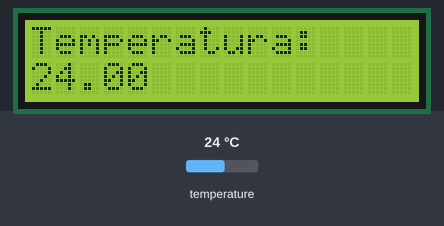
The sketch below on a simulated ESP32. Parts: 16×2 character LCD. The inputs (shaded band) are chosen by the test bench; at power-on: temperature 24 °C. WiFi joins after 1.5 s; servers stay silent unless stated; uploads are accepted with an empty reply; what the sketch prints to the serial monitor is not drawn.

Above: at 3.2 s.
3.3 s: temperature set to 12 °C
At 4.8 s:
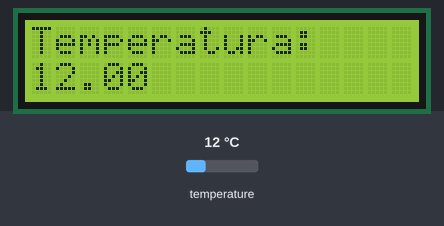
5.3 s: temperature set to 19 °C
At 6.1 s:
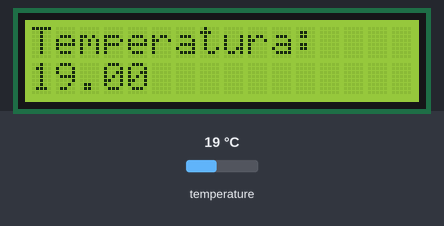
7.2 s: temperature set to 28 °C
At 8.7 s:
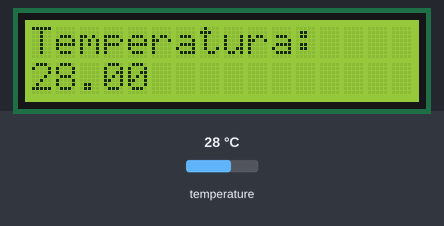
Timing chart, 0 to 10.2 s (numbered marks = the images above; inputs shaded):
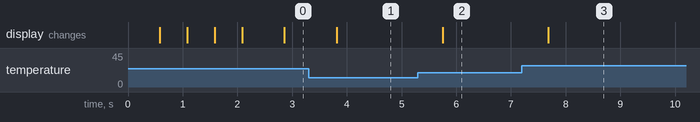

The sketch:

ThermoD.ino
```cpp
/*importar bibliotecas*/
#include <LiquidCrystal.h>
#include <OneWire.h>
#include <DallasTemperature.h>
#include <WiFi.h>
#include <HTTPClient.h>
#include <Arduino_JSON.h>

#define dados 32

String resposta, httpResponseCode;

int interval = 5000;
int lastMillis = 0;

//definir os pinos para o LCD e o pino "dadps"para temperature
const int RS=13,E=12,D0=14,D1=27,D2=26,D3=25,D4=33,D5=0,D6=4,D7=15;
LiquidCrystal lcd(RS, E, D0, D1, D2, D3, D4, D5, D6, D7);

OneWire oneWire(dados);  //Protocolo OneWire
DallasTemperature sensors(&oneWire); //encaminha referências OneWire para o sensor
DeviceAddress tempDeviceAddress; //usamos esta variavel para guardar o endereço do dispositivo encontrado

const char* ssid = "/*nome da net local /SSID*/";
const char* password = "/*pass da net local*/";

//Network Configurations
  IPAddress staticIP(192, 168, 30, 4);
  IPAddress gateway(192, 168, 30, 1);
  IPAddress subnet(255, 255, 255, 0);

void setup() {
  //iniciar o serial monitor em 9600
  Serial.begin(9600);
  pinMode(dados, OUTPUT);
  //definir a quantia de linhas e culunas
  lcd.begin(16, 2);//16x2
  sensors.begin(); /*inicia biblioteca*/
/*Divisão */
  WiFi.config(staticIP,gateway,subnet);
  WiFi.begin(ssid, password);/*criar um corpo chamado wifi*/
  Serial.println("Connecting");/*printa no serial monitor que está conectado*/
  lcd.print("Connecting");
  while(WiFi.status() != WL_CONNECTED) {
    delay(500);
    Serial.print(".");
    lcd.print(".");
  }
  Serial.println("");
  lcd.clear();
  Serial.print("Connected to WiFi network with IP Address: ");
  lcd.print("IP:");
  Serial.println(WiFi.localIP());/*printa no serial monitor o IP local*/
  lcd.print(WiFi.localIP());
  delay(500);
/*Divisão */
  lcd.clear();
  pinMode(dados, OUTPUT);
  String initialText = String("Temperatura:");
  lcd.print(initialText);/*printa a sting no lcd*/}

String STemp(){
  //o sensors.requestTemperatures() serve para o requerimento de temperatura de todos os dispositivos ligados
  sensors.requestTemperatures(); // Envia o comando para leitura da temperatura
  String txt = String(sensors.getTempCByIndex(0))/*endereço do sensor*/;
  Serial.println(txt);
  lcd.setCursor(0,1);
  lcd.print(txt);
  return txt;}

void Request(String temp) {
  String URL = "Your_Website_goes_here";
  //if((millis()-lastMillis)==interval){
    if(WiFi.status()== WL_CONNECTED){
        HTTPClient http;
        http.begin(URL.c_str());
        http.addHeader("Content-Type", "application/x-www-form-urlencoded");//define que vou mandar ficheiros json
        String data = "temp="+temp+"sensor="+"1";
        Serial.println(data);
        //resposta = data;
        int httpResponseCode = http.POST(data);
        if (httpResponseCode>0) {
          String payload = http.getString();
          Serial.println(payload);
          resposta = payload;}
        else {
          Serial.print("Error code: ");
          Serial.println(httpResponseCode);}
        http.end();
    }
  //}
  Serial.println("resposta "+resposta);
  Serial.println("httpResponseCode "+httpResponseCode);
}

void loop() {
  String temp = STemp();
  Request(temp);
}
```

Measured:
- after the input at 3.3 s, the display: changes after 0.52 s (image 1)
- after the input at 5.3 s, the display: changes after 0.45 s (image 2)
- after the input at 7.2 s, the display: changes after 0.48 s (image 3)
